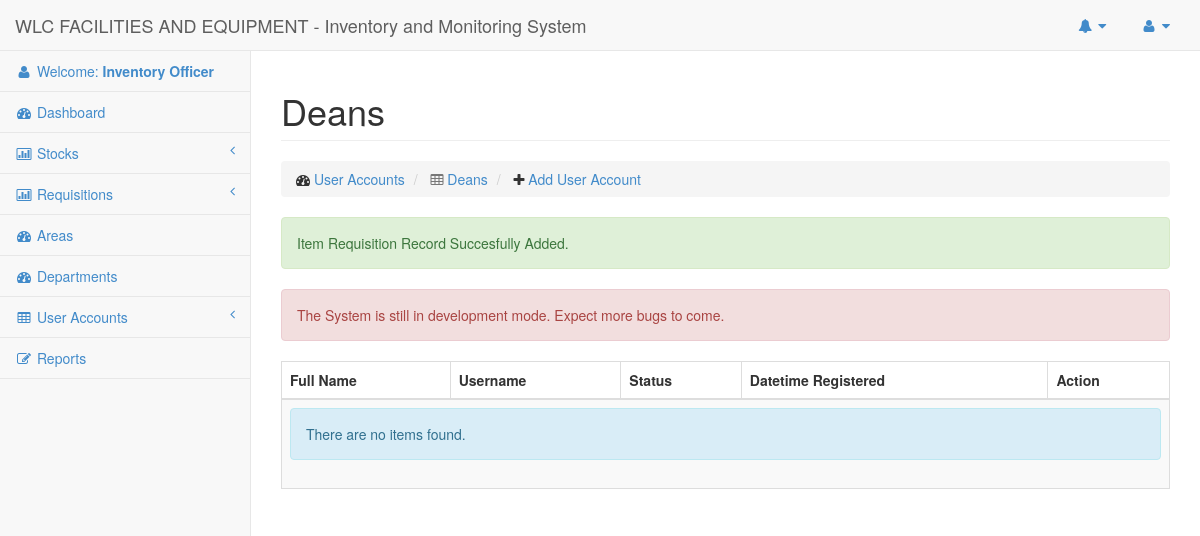
The page /Pages/Users/Deans/listing.php (signed in) on the database as committed earlier.
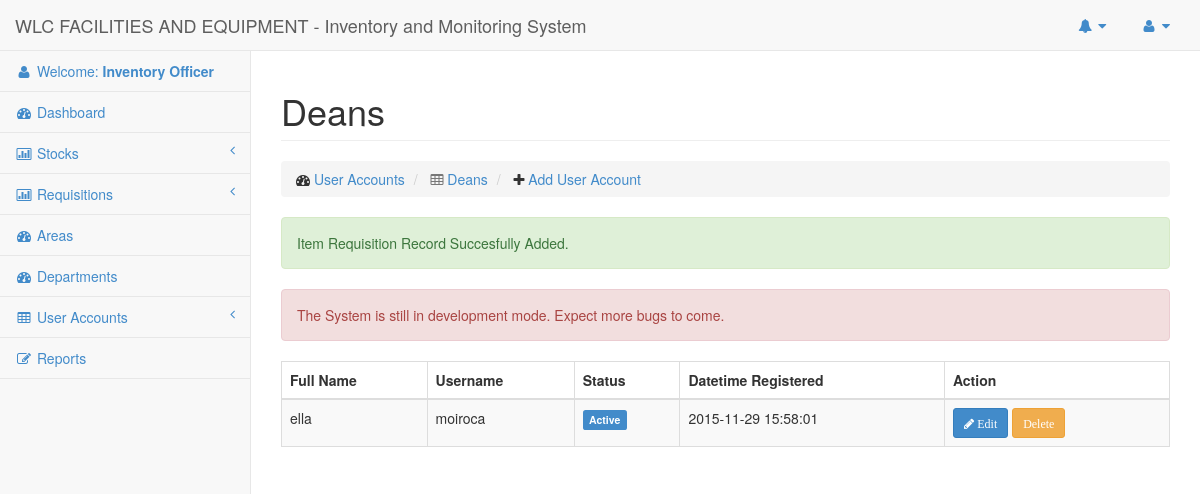
The same page on the database as committed later.
### tables this page shows
CREATE TABLE `users` (
  `id` int(50) NOT NULL AUTO_INCREMENT,
  `email` varchar(100) NOT NULL,
  `password` varchar(100) NOT NULL,
  `lastname` varchar(100) NOT NULL,
  `firstname` varchar(100) NOT NULL,
  `middlename` varchar(50) NOT NULL,
  `status` enum('Active','Inactive','Deleted') NOT NULL,
  `type` varchar(30) NOT NULL,
  `datetime_added` datetime NOT NULL,
  `datetime_updated` varchar(45) NOT NULL,
  `datetime_deleted` varchar(45) NOT NULL,
  `department_id` int(11) NOT NULL,
  PRIMARY KEY (`id`),
  UNIQUE KEY `user_id` (`id`),
  UNIQUE KEY `user_id_2` (`id`),
  UNIQUE KEY `user_id_3` (`id`)
);

### Config/DbConnection.php (called while the page is built, shortened)
<?php
Class DbConnection{
	private static $_instance;
	public static function connect() {
		if(!self::$_instance) {
			self::$_instance = new self();
		}
		return self::$_instance;
	}
	private function __construct() {
		$this->_connection = new mysqli(Constant::DB_HOST, Constant::DB_USER,
			Constant::DB_PASS, Constant::DB_NAME);
	}
	public function getConnection() {
		return $this->_connection;
	}
}

### Repositories/Base.php (called while the page is built, shortened)
<?php
Class Base {
	public $connection = '';
	public function __construct()
	{
		$this->connection = DbConnection::connect()->getConnection();
	}
	public function getAll($columns = null, $where = null)
	{
		$sql = '';
		if ($columns) {
			$sql = 'SELECT '.implode(',', $columns).' FROM '.$this->table;
			if ($where) {
				$whereClause = [];
				$sql .= ' WHERE ';
				foreach ($where as $column => $value) {
					$whereClause[] = "`$this->table`.`$column`='$value'";
				}
				$sql .= ' '.implode(',', $whereClause);
			}
		} else {
			$sql = 'SELECT * FROM '.$this->table;
		}
		$data = $this->connection->query($sql);
		return $data;
	}
}
?>

### Pages/Users/Deans/listing.php (the view, shortened to what this page needs)
<?php
$userObj = new User();
?>
  <div class="row">
      <div class="col-lg-12">
          <h1 class="page-header">Deans </h1>
          <ol class="breadcrumb">
              <li>
                  <i class="fa fa-dashboard"></i>  <a href="#">User Accounts</a>
              </li>
              <li class='active'>
                  <i class="fa fa-table"></i>  <a href="#">Deans</a>
              </li>
              <li>
                  <i class="fa fa-plus"></i>  <a href="#">Add User Account</a>
              </li>
          </ol>
      </div>
  </div>
  <div class="row">
    <div class="col-md-12">
      <div class="table-responsive">
        <?php
            $result = $userObj->getAll([
                'email',
                'firstname',
                'middlename',
                'lastname',
                'status',
                'datetime_added'
              ], [
                'type' => Constant::USER_DEAN
              ]);
        ?>
        <?php if (isset($_SESSION['record_successful_added'])) { ?>
            <div class="alert alert-success">
                Item Requisition Record Succesfully Added.
            </div>
        <?php } ?>
        <?php if (isset($_SESSION['something_wrong'])) { ?>
            <div class="alert alert-danger">
                The System is still in development mode. Expect more bugs to come.
            </div>
        <?php } ?>
        <table class="table table-striped table-hover table-bordered">
          <thead>
              <tr id='th'>
                <th> Full Name </th>
                <th> Username </th>
                <th> Status </th>
                <th> Datetime Registered </th>
                <th> Action </th>
              </tr>
          </thead>
          <tbody>
            <?php if ($result && 0 != $result->num_rows) { ?>
                <?php  while ($user = $result->fetch_assoc()) { ?>
                  <tr>
                    <td><?php echo $user['firstname']; ?></td>
                    <td><?php echo $user['email']; ?></td>
                    <td><?php echo UserUtility::formatStatus($user['status']); ?></td>
                    <td><?php echo $user['datetime_added']; ?></td>
                    <td>
                        <a href="#" class='btn btn-sm btn-primary'>
                          <i class='fa fa-pencil'> Edit</i>
                        </a>
                        <a href="#" class='btn btn-sm btn-warning'>
                          <i class='fa fa-delete'>Delete</i>
                        </a>
                    </td>
                  </tr>
                <?php } ?>
            <?php } else { ?>
                  <tr>
                      <td colspan=5>
                          <div class="alert alert-info">
                              There are no items found.
                          </div>
                      </td>
                  </tr>
            <?php } ?>
          </tbody>
        </table>
      </div>
    </div>
  </div>

### Utilities/UserUtility.php (shortened to what this page needs)
<?php
class UserUtility
{
	public static function formatStatus($status)
	{
		if ($status == Constant::USER_ACTIVE) {
			return '<label class="label label-primary">Active</label>';
		} else if ($status == Constant::USER_DELETED) {
			return '<label class="label label-danger">Deleted</label>';
		}
	}
}

Rows that differ between the two databases and show on the page:
added users: firstname "ella", email "moiroca", status "Active", datetime_added "2015-11-29 15:58:01"
Other text that changed with them:
text no longer shown: "There are no items found."
